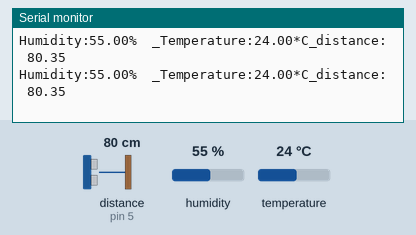
This sketch was run on a simulated Arduino Uno, built with avr-gcc and run on an emulated ATmega328P. Parts: the last lines printed to the serial monitor. Wiring (inferred from the names in the program): ultrasonic range finder: trigger pin 3; echo pin 5. The inputs (shaded band) are chosen by the test bench; at power-on: distance to the obstacle (sensor on pin 5) 80 cm, humidity 55 %, temperature 24 °C. The echo pulse lasts 58.3 µs per cm.

Above: at 1.2 s.
1.3 s: distance to the obstacle (sensor on pin 5) set to 2 cm
At 2.08 s:
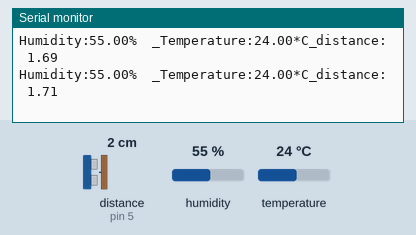
2.8 s: humidity set to 22 %
At 3.0 s:
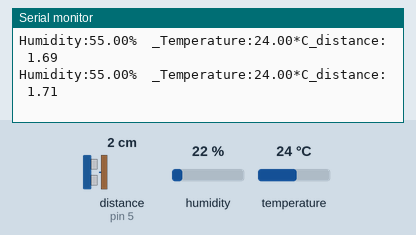
4.3 s: temperature set to 12 °C
At 4.53 s:
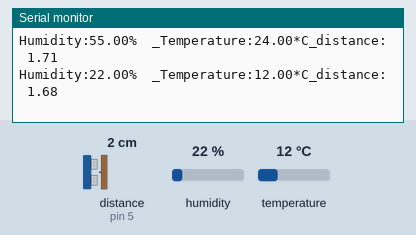
5.8 s: distance to the obstacle (sensor on pin 5) set to 4 cm
At 6.35 s:
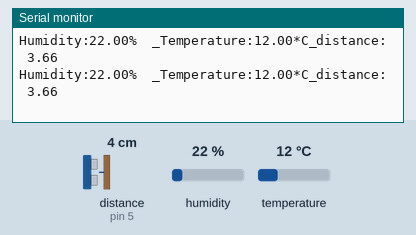
7.3 s: distance to the obstacle (sensor on pin 5) set to 120 cm
At 7.58 s:
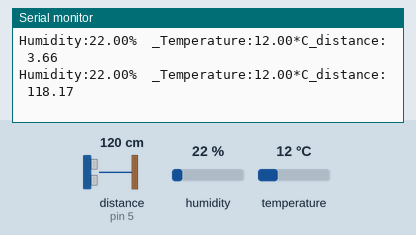
13.6 s: humidity set to 40 %
At 13.84 s:
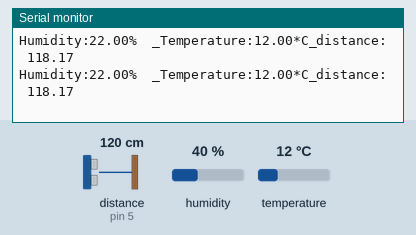
Timing chart, 0 to 16.1 s (numbered marks = the images above; inputs shaded):
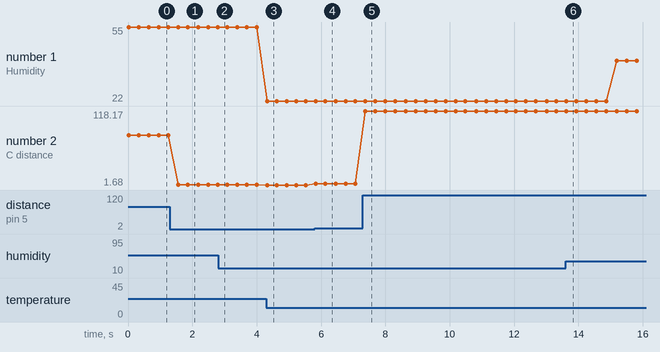

Measured:
- after the input at 1.3 s, the serial monitor: prints a new line after 0.26 s (image 1)
- after the input at 4.3 s, the serial monitor: prints a new line at once (image 3)
- after the input at 5.8 s, the serial monitor: prints a new line at once (image 4)
- after the input at 7.3 s, the serial monitor: prints a new line after 0.08 s (image 5)
- plotted number 1: 22 → 40 after the input at 13.6 s
- plotted number 2: 80.35 → 1.71 after the input at 1.3 s, 1.71 → 1.68 after the input at 4.3 s, 1.68 → 3.66 after the input at 5.8 s, 3.66 → 118.17 after the input at 7.3 s

The sketch:

precise_distance.ino
```cpp
//ultrasonic sensorの温度補正ver c=331.5+0.6*temp　を使う
#include <DHT.h>
#define DHTPIN 2
#define DHTTYPE DHT11

DHT dht(DHTPIN, DHTTYPE);

int trg = 3; //pinassignを間違えにくい
int echo = 5;

double duration = 0; //初期化
double distance = 0;

void setup() {
  // put your setup code here, to run once:
  Serial.begin(9600);
  pinMode(echo,INPUT);
  pinMode(trg,OUTPUT);
  dht.begin();
}

void loop() {
//超音波センサ
  digitalWrite(trg,HIGH); //発射
  delayMicroseconds(9);
  digitalWrite(trg,LOW); //発射終わり
  duration = pulseIn(echo,HIGH);

//温湿度度計
  float h = dht.readHumidity();
  float t = dht.readTemperature();
  if (isnan(h) || isnan(t)) {
    Serial.println("Failed to read from DHT sensor!");
    return;
  }

//演算
  duration = duration*0.5*0.000001; //半分にしてmicrosec2sec
  distance = duration*(331.5+0.6*t)*100; //m2cm

//シリアル出力
  Serial.print("Humidity:");
  Serial.print(h);
  Serial.print("%\t_");
  Serial.print("Temperature:");
  Serial.print(t);
  Serial.print("*C_");
  Serial.print("distance: ");
  Serial.println(distance);


  delay(300);
}
```
